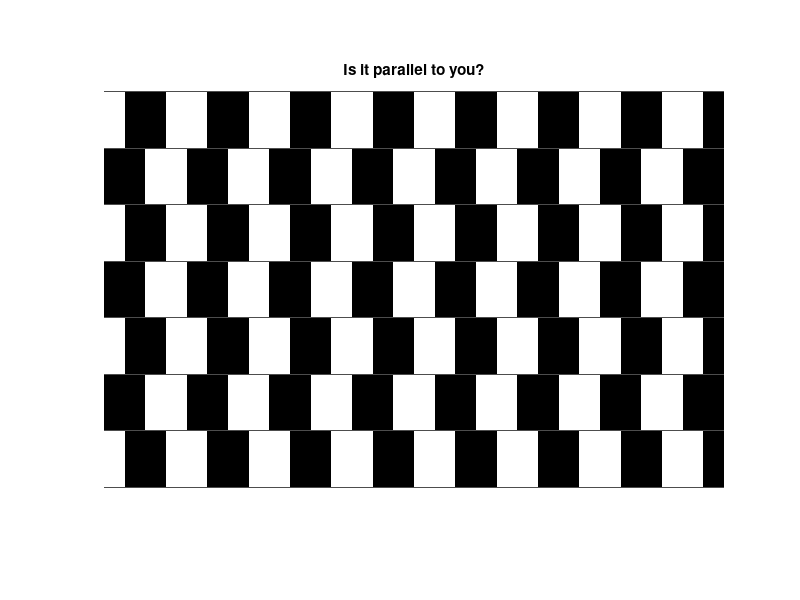

MATLAB code for this plot:
clear; close all; clc;

r = 80; c = 60; r2 = 2; c2 = 900;

m1 = ones(r, c);
m2 = 255*ones(r, c);
m3 = ones(r, 0.5*c);
m4 = 255*ones(r, 0.5*c);
m5 = cat(2, m4, m1, m2, m1, m2, m1, m2, m1, m2, m1, m2, m1, m2, m1, m2, m3);
m6 = cat(2, m1, m2, m1, m2, m1, m2, m1, m2, m1, m2, m1, m2, m1, m2, m1);
m7 = 80*ones(r2, c2);
m = cat(1, m7, m5, m7, m6, m7, m5, m7, m6, m7, m5, m7, m6, m7, m5, m7);

figure, imshow(m, []), title('Is it parallel to you?');
